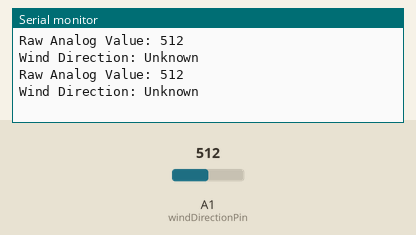
This sketch was run on a simulated Arduino Uno, built with avr-gcc and run on an emulated ATmega328P. Shown: the last lines printed to the serial monitor. Inputs (shaded band) come from the test bench; at power-on: A1 (windDirectionPin) = 512.

Above: at 1.8 s.
1.9 s: A1 (windDirectionPin) set to 478
At 2.3 s:
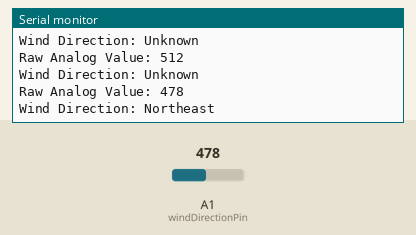
4.5 s: A1 (windDirectionPin) set to 448
At 5.8 s:
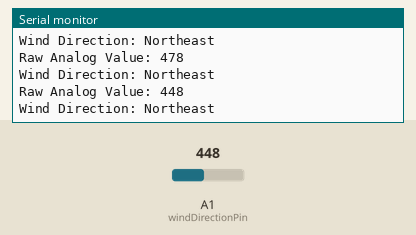
6.0 s: A1 (windDirectionPin) set to 432
At 6.7 s:
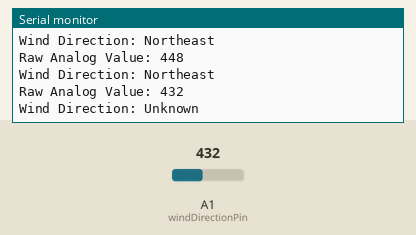
7.5 s: A1 (windDirectionPin) set to 385
At 8.8 s:
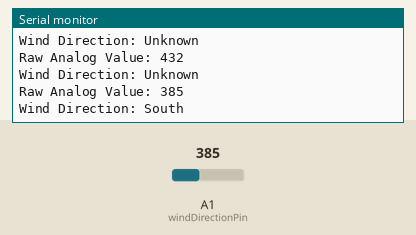
Timing chart, 0 to 10.5 s (numbered marks = the images above; inputs shaded):
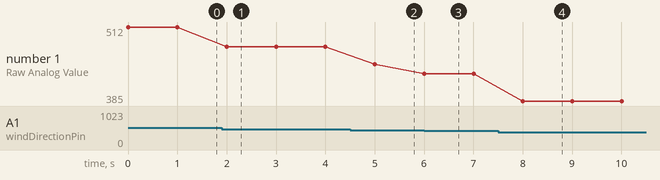

Measured:
- the behaviour switches between 490 and 489 on A1 (windDirectionPin) (found by bisection; images 0 and 1)
- the behaviour switches between 441 and 440 on A1 (windDirectionPin) (found by bisection; images 2 and 3)
- the behaviour switches between 400 and 399 on A1 (windDirectionPin) (found by bisection; images 3 and 4)
- after the input at 1.9 s, the serial monitor: prints a new line after 0.10 s (image 1)
- after the input at 4.5 s, the serial monitor: prints a new line after 0.50 s (image 2)
- after the input at 6.0 s, the serial monitor: prints a new line at once (image 3)
- after the input at 7.5 s, the serial monitor: prints a new line after 0.51 s (image 4)
- plotted number 1: 512 → 478 after the input at 1.9 s, 478 → 448 after the input at 4.5 s, 448 → 432 after the input at 6.0 s, 432 → 385 after the input at 7.5 s

The sketch:

wind_direction.ino
```cpp
// Define variables
int windDirectionPin = A1;  // Analog pin for wind direction
int windDirValue = 0;
// int windDirection;  // Add this line to declare windDirection variable
void setup() {
  Serial.begin(9600);
}

void loop() {
  // Read wind direction
  windDirValue = analogRead(windDirectionPin);

  // Print raw analog value to serial monitor
  Serial.print("Raw Analog Value: ");
  Serial.println(windDirValue);

// Map analog reading to wind direction
  String windDirection;

  if (windDirValue > 600 && windDirValue < 630) {
    windDirection = "North";
  } else if (windDirValue > 640 && windDirValue < 670) {
    windDirection = "Northwest";
  } else if (windDirValue > 670 && windDirValue < 700) {
    windDirection = "West";
  } else if (windDirValue > 540 && windDirValue < 570) {
    windDirection = "Southwest";
  } else if (windDirValue > 360 && windDirValue < 400) {
    windDirection = "South";
  } else if (windDirValue > 300 && windDirValue < 359) {
    windDirection = "Southeast";
  } else if (windDirValue > 250 && windDirValue < 280) {
    windDirection = "East";
  } else if (windDirValue > 440 && windDirValue < 490) {
    windDirection = "Northeast";
  } else {
    windDirection = "Unknown";
  }

  // Print wind direction to serial monitor
  Serial.print("Wind Direction: ");
  Serial.println(windDirection);
  delay(1000);  // Adjust delay as needed
}
```
